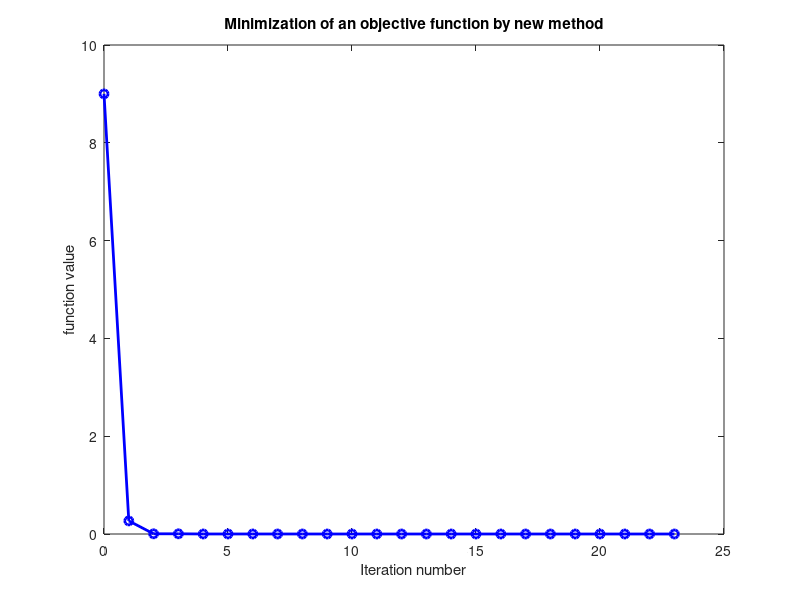

MATLAB code for this plot:
function [xmin,fmin,y,out] = macMethod(tfun,nvars,LB,UB,U_0,u_0,alpha_0,N,delta,gamma_0)

    % New stochastic optimization algorithm proposed by Dr. Attila Nagy
    % test function is the function need to optimize (default test function
    % s for this test are given in this script function

    % INPUT ARGUMENTS
    % "nvars" are the number of decision variables
    % "LB" and "UB" are the lower and upper bounds of the decision variables
    % respectively.
    % "U_0" positive definite matrix of size nvars (in this case I take the 
    % identity matrix.
    % "u_0" any initial vector of size nvars within the domain of the
    % objective function.
    % "alpha_0" initial positive integer whose value updated at every step
    % (it is taken 1 in this case).
    % "N" any positive integer whose value increases at every step (it is 2
    % in this case)
    % "delta" is the tolerance in the objective function value.
    % "gamma_0" initial positive real number whose value increases at every
    % step (it is 0.001 in this case).

    % OUTPUT ARGUMENTS
    % "xmin" is the optimizer point
    % "fmin" is the optimum value of the objective function.
    % "y" is the fmin value at every iteration
    % "out" is a field that contains information like the number of function
    % evaluation, time,...
    
    tStart = tic;
    if ~ nargin
       tfun = @demo1;   % Demo
       nvars = 3;
       u_0 = 5*ones(nvars,1);
       U_0 = eye(nvars);
       LB = -10*ones(nvars,1);
       UB = -LB;  
    end

% Default parameters

    if nargin > 10    
       error('function requires at most 10 input arguments')
    end

    if nargin < 10
       gamma_0 = 0.001;
    end

    if nargin < 9
       delta = 1e-6;
    end

    if nargin < 8
       N = 4;
    end

    if nargin < 7
       alpha_0 = 1;
    end

    if nargin && nargin < 6 
       u_0 = [];
    end

    if nargin && nargin < 5
        U_0 = [];
    end
    
    if nargin && nargin < 4
        UB = [];
    end

    if nargin && nargin < 3
        LB = [];
    end

    if nargin && nargin < 2
        disp('MAC method requires at least two input arguments')
    end
    
    if ischar(tfun)
       tfun = str2func(tfun);
    end

    if isempty(LB)
        LB = -100*ones(nvars,1);
    end

    if isempty(UB)
        UB = 100*ones(nvars,1);
    end

    if isempty(U_0)
        U_0 = eye(nvars);
    end

    if isempty(u_0)
        u_0 = 5*ones(nvars,1);
    end

    % Generating random numbers from basic distribution with mean 0 and identity standard deviation (lognormal
    % distribution in this case)
        rng(123)
        mu = zeros(nvars,1);
        sigma = eye(nvars);
        zeta = mvnrnd(mu,sigma,alpha_0)'; % multivariate normal with mean mu and standard deviation sigma.
        zeta = (0.5-1./(1+exp(-zeta)))/min(std(zeta)); % multivariate logit-normal (by transforming the multivariate normal to logistic function)
        numeratorCovSum = zeros(nvars,nvars);   
        WeightedP = zeros(nvars,alpha_0); 
        
        % Random points pi for i = 1 to alpha_n

        p = u_0 + U_0*zeta;

    % Calculating the weights for every points pi, emperical expected value
    % and emperical covariance matrix.

        if all (p >= LB) && all(p <= UB) % if pi is in K (domain of the objective function)  
           weight1 = weightFcnOfGamma(gamma_0, tfun(p')); % weight/penality
        else
            weight1 = 0;
        end

        if weight1 ~= 0 && (weight1 > 1 || weight1 < 1e-9)
            weight1 = rand;
        end
     
       sum1 = sum(weight1);

      if sum1 == 0
          u_n = u_0/2;
          U_n = U_0;
      else
        u_n = weight1*p/2*sum1; % Emperical expected value
        weightedCovMatrix = (weight1*(p - u_n)*(p - u_n)')/2*sum1;
        numeratorCovSum = numeratorCovSum + weightedCovMatrix;  
        U_n = sqrt(numeratorCovSum); % Emperical covariance matrix
     end

    % Calculating objective function value at several random points pi and
    % storing the minimum value

        p_all = [p u_n u_0];
        [xmin,fmin] = getMin(p_all,tfun);
        store_fmin = fmin;
%         u_n = xmin;
        store_xmin = xmin;
        xout = store_xmin; 
        fvec = store_fmin;
        iter = 0;
        n = 0;
        tolX = 1e-4;
        countf = size(p_all,2); % Initial fevals
        MaxIter = 100;
        maxEvals = 10000;

fprintf('Result of iteration number: %d is %5.4f\n',n,store_fmin);

% Main Loop

while n < MaxIter && (norm(u_n - u_0) >= delta)% || norm(U_n-U_0) >= delta)

    if countf > maxEvals
        disp('The method stopped because it reaches maximum number of function evaluation');
        break 
     end

    if n == MaxIter
       disp('The method stoped because it reaches the maximum number of iteration')
       break
    end

% Updating initial values
        gamma_0 = 4*gamma_0; 
        u_0 = u_n;
        U_0= U_n;
        n = n + 1;
        N = N + 1;
        s_p = size(p,2) + 1;
        alpha_nN = n*N+s_p-1;
%         alpha_nN = n*N+size(p,2);
        rng(123)
        % Generating random numbers zeta_i from basic distribution for i = alpha_n-1 to alpha_nN 
        len = alpha_nN-s_p+1;
        zeta(:,s_p:alpha_nN) = mvnrnd(mu,sigma,len)';
        zeta(:,s_p:alpha_nN) = (0.5-1./(1+exp(-zeta(:,s_p:alpha_nN))))/min(std(zeta(s_p:alpha_nN)));
       
    for ii = s_p:alpha_nN
        p(:,ii) = u_0 + U_0*zeta(:,ii);
    end

    for kk = s_p:size(p,2)
        if all (p(:,kk) >= LB) && all(p(:,kk) <= UB) % if pi is in K  
           weight1(kk) = weightFcnOfGamma(gamma_0, tfun(p(:,kk)'));
           WeightedP(:,kk) = weight1(kk)*p(:,kk);
        else
            weight1(kk) = 0;
        end

        if weight1(kk) ~= 0 && (weight1(kk) > 1 || weight1(kk) < 1e-9)
            weight1(kk) = rand;
            WeightedP(:,kk) = weight1(kk)*p(:,kk);
        end     
    end

       sum1 = sum1 + sum(weight1(s_p:end)); % Sum of weights
       p_cut = p(:,s_p:end);
       u_n = sum(WeightedP,2)/sum1;
       p_all = [p_cut u_n];
       [xmin,fmin] = getMin(p_all,tfun);
       store_fmin = min([fmin,store_fmin]);
       
       if store_fmin == fmin && all(xmin == u_n)
          store_xmin = u_n;
     
       else 
          store_xmin = xmin;
          u_n = u_0/2;
       end

    if sum1 ~= 0
       for ii = s_p: size(p,2) %alpha_nN
          weightedCovMatrix = (weight1(ii)*(p(:,ii) - u_n)*(p(:,ii) - u_n)')/sum1;
          numeratorCovSum = numeratorCovSum + weightedCovMatrix;
       end 
    end
        U_n = sqrt(numeratorCovSum); 

        xout = [xout store_xmin];
        fprintf('Result of iteration number: %d is %5.4f\n',n,store_fmin);
        s = size(p(:,s_p:end),2);
        countf = countf + s;
        iter = [iter n];
        fvec = [fvec store_fmin];

        if norm(xout(:,end-1)-xout(:,end)) < tolX
        disp('The method stopped because it reaches optimality tolerance');
        break 
       end
end

    [fmin,idx] = min(fvec);
    xmin = xout(:,idx);
    out.iter = iter(:);
    out.fvec = fvec(:);
    out.fcount = countf;
    out.xvec = xout;
    fvec = sort(fvec,'descend');
    y = [iter;fvec]';
    fid = fopen('logitFromLogisticMVNDResult.txt','w');
    fprintf(fid,'it     f\n');
    fprintf(fid,'%d  %8.4f\n',y');
    fclose(fid);
    plot(y(:,1),y(:,2),'bo-','LineWidth',2)
    xlabel('Iteration number')
    ylabel('function value')
    title('Minimization of an objective function by new method')
    tEnd = toc(tStart);
    out.tEnd = tEnd;
    out.store_xmin = store_xmin;
    out.u_0 = u_0;

 
function f = demo1(x)
x1 = x(1);
x2 = x(2);
x3 = x(3);
f  = (x1-4)^2 + 5*(x2-4)^4 +3*(x3-4)^6;

function g = weightFcnOfGamma(gamma, ObjFcn)
         g = exp(-gamma*ObjFcn);

function [x_min,f_min] = getMin(p,ObjFcn)
        n = size(p,2);
        f_min = inf;
        x_min = [];
        for ii = 1:n
          a = ObjFcn(p(:,ii)');
          if a < f_min
             x_min = p(:,ii);
            f_min = a;
         end
       end
    

